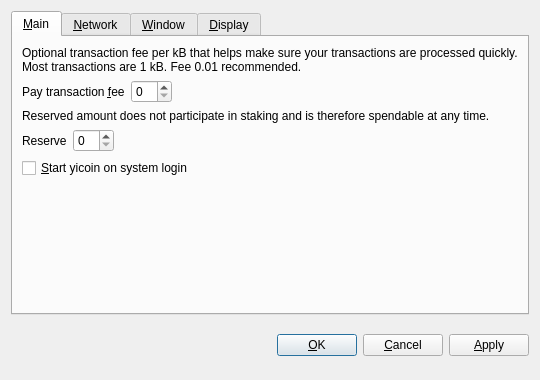
<?xml version="1.0" encoding="UTF-8"?>
<ui version="4.0">
 <class>OptionsDialog</class>
 <widget class="QDialog" name="OptionsDialog">
  <property name="geometry">
   <rect>
    <x>0</x>
    <y>0</y>
    <width>540</width>
    <height>380</height>
   </rect>
  </property>
  <property name="windowTitle">
   <string>Options</string>
  </property>
  <property name="modal">
   <bool>true</bool>
  </property>
  <layout class="QVBoxLayout" name="verticalLayout">
   <item>
    <widget class="QTabWidget" name="tabWidget">
     <property name="tabPosition">
      <enum>QTabWidget::North</enum>
     </property>
     <property name="currentIndex">
      <number>0</number>
     </property>
     <widget class="QWidget" name="tabMain">
      <attribute name="title">
       <string>&amp;Main</string>
      </attribute>
      <layout class="QVBoxLayout" name="verticalLayout_Main">
       <item>
        <widget class="QLabel" name="transactionFeeInfoLabel">
         <property name="text">
          <string>Optional transaction fee per kB that helps make sure your transactions are processed quickly. Most transactions are 1 kB. Fee 0.01 recommended.</string>
         </property>
         <property name="textFormat">
          <enum>Qt::PlainText</enum>
         </property>
         <property name="wordWrap">
          <bool>true</bool>
         </property>
        </widget>
       </item>
       <item>
        <layout class="QHBoxLayout" name="horizontalLayoutFee">
         <item>
          <widget class="QLabel" name="transactionFeeLabel">
           <property name="text">
            <string>Pay transaction &amp;fee</string>
           </property>
           <property name="textFormat">
            <enum>Qt::PlainText</enum>
           </property>
           <property name="buddy">
            <cstring>transactionFee</cstring>
           </property>
          </widget>
         </item>
         <item>
          <widget class="BitcoinAmountField" name="transactionFee"/>
         </item>
         <item>
          <spacer name="horizontalSpacerFee">
           <property name="orientation">
            <enum>Qt::Horizontal</enum>
           </property>
           <property name="sizeHint" stdset="0">
            <size>
             <width>40</width>
             <height>20</height>
            </size>
           </property>
          </spacer>
         </item>
        </layout>
       </item>
       <item>
        <widget class="QLabel" name="reserveBalanceInfoLabel">
         <property name="text">
          <string>Reserved amount does not participate in staking and is therefore spendable at any time.</string>
         </property>
         <property name="textFormat">
          <enum>Qt::PlainText</enum>
         </property>
         <property name="wordWrap">
          <bool>true</bool>
         </property>
        </widget>
       </item>
       <item>
        <layout class="QHBoxLayout" name="horizontalLayoutReserveBalance">
         <item>
          <widget class="QLabel" name="reserveBalanceLabel">
           <property name="text">
            <string>Reserve</string>
           </property>
           <property name="textFormat">
            <enum>Qt::PlainText</enum>
           </property>
           <property name="buddy">
            <cstring>reserveBalance</cstring>
           </property>
          </widget>
         </item>
         <item>
          <widget class="BitcoinAmountField" name="reserveBalance"/>
         </item>
         <item>
          <spacer name="horizontalSpacerReserveBalance">
           <property name="orientation">
            <enum>Qt::Horizontal</enum>
           </property>
           <property name="sizeHint" stdset="0">
            <size>
             <width>40</width>
             <height>20</height>
            </size>
           </property>
          </spacer>
         </item>
        </layout>
       </item>
       <item>
        <widget class="QCheckBox" name="bitcoinAtStartup">
         <property name="toolTip">
          <string>Automatically start yicoin after logging in to the system.</string>
         </property>
         <property name="text">
          <string>&amp;Start yicoin on system login</string>
         </property>
        </widget>
       </item>
       <item>
        <spacer name="verticalSpacer_Main">
         <property name="orientation">
          <enum>Qt::Vertical</enum>
         </property>
         <property name="sizeHint" stdset="0">
          <size>
           <width>20</width>
           <height>40</height>
          </size>
         </property>
        </spacer>
       </item>
      </layout>
     </widget>
     <widget class="QWidget" name="tabNetwork">
      <attribute name="title">
       <string>&amp;Network</string>
      </attribute>
      <layout class="QVBoxLayout" name="verticalLayout_Network">
       <item>
        <widget class="QCheckBox" name="mapPortUpnp">
         <property name="toolTip">
          <string>Automatically open the yicoin client port on the router. This only works when your router supports UPnP and it is enabled.</string>
         </property>
         <property name="text">
          <string>Map port using &amp;UPnP</string>
         </property>
        </widget>
       </item>
       <item>
        <widget class="QCheckBox" name="connectSocks">
         <property name="toolTip">
          <string>Connect to the yicoin network through a SOCKS5 proxy (e.g. when connecting through Tor).</string>
         </property>
         <property name="text">
          <string>&amp;Connect through SOCKS5 proxy:</string>
         </property>
        </widget>
       </item>
       <item>
        <layout class="QHBoxLayout" name="horizontalLayout_Network">
         <item>
          <widget class="QLabel" name="proxyIpLabel">
           <property name="text">
            <string>Proxy &amp;IP:</string>
           </property>
           <property name="textFormat">
            <enum>Qt::PlainText</enum>
           </property>
           <property name="buddy">
            <cstring>proxyIp</cstring>
           </property>
          </widget>
         </item>
         <item>
          <widget class="QValidatedLineEdit" name="proxyIp">
           <property name="maximumSize">
            <size>
             <width>140</width>
             <height>16777215</height>
            </size>
           </property>
           <property name="toolTip">
            <string>IP address of the proxy (e.g. 127.0.0.1)</string>
           </property>
          </widget>
         </item>
         <item>
          <widget class="QLabel" name="proxyPortLabel">
           <property name="text">
            <string>&amp;Port:</string>
           </property>
           <property name="textFormat">
            <enum>Qt::PlainText</enum>
           </property>
           <property name="buddy">
            <cstring>proxyPort</cstring>
           </property>
          </widget>
         </item>
         <item>
          <widget class="QLineEdit" name="proxyPort">
           <property name="maximumSize">
            <size>
             <width>55</width>
             <height>16777215</height>
            </size>
           </property>
           <property name="toolTip">
            <string>Port of the proxy (e.g. 9050)</string>
           </property>
          </widget>
         </item>
         <item>
          <spacer name="horizontalSpacer_Network">
           <property name="orientation">
            <enum>Qt::Horizontal</enum>
           </property>
           <property name="sizeHint" stdset="0">
            <size>
             <width>40</width>
             <height>20</height>
            </size>
           </property>
          </spacer>
         </item>
        </layout>
       </item>
       <item>
        <spacer name="verticalSpacer_Network">
         <property name="orientation">
          <enum>Qt::Vertical</enum>
         </property>
         <property name="sizeHint" stdset="0">
          <size>
           <width>20</width>
           <height>40</height>
          </size>
         </property>
        </spacer>
       </item>
      </layout>
     </widget>
     <widget class="QWidget" name="tabWindow">
      <attribute name="title">
       <string>&amp;Window</string>
      </attribute>
      <layout class="QVBoxLayout" name="verticalLayout_Window">
       <item>
        <widget class="QCheckBox" name="minimizeToTray">
         <property name="toolTip">
          <string>Show only a tray icon after minimizing the window.</string>
         </property>
         <property name="text">
          <string>&amp;Minimize to the tray instead of the taskbar</string>
         </property>
        </widget>
       </item>
       <item>
        <widget class="QCheckBox" name="minimizeOnClose">
         <property name="toolTip">
          <string>Minimize instead of exit the application when the window is closed. When this option is enabled, the application will be closed only after selecting Quit in the menu.</string>
         </property>
         <property name="text">
          <string>M&amp;inimize on close</string>
         </property>
        </widget>
       </item>
       <item>
        <spacer name="verticalSpacer_Window">
         <property name="orientation">
          <enum>Qt::Vertical</enum>
         </property>
         <property name="sizeHint" stdset="0">
          <size>
           <width>20</width>
           <height>40</height>
          </size>
         </property>
        </spacer>
       </item>
      </layout>
     </widget>
     <widget class="QWidget" name="tabDisplay">
      <attribute name="title">
       <string>&amp;Display</string>
      </attribute>
      <layout class="QVBoxLayout" name="verticalLayout_Display">
       <item>
        <layout class="QHBoxLayout" name="horizontalLayout_1_Display">
         <item>
          <widget class="QLabel" name="langLabel">
           <property name="text">
            <string>User Interface &amp;language:</string>
           </property>
           <property name="textFormat">
            <enum>Qt::PlainText</enum>
           </property>
           <property name="buddy">
            <cstring>lang</cstring>
           </property>
          </widget>
         </item>
         <item>
          <widget class="QValueComboBox" name="lang">
           <property name="toolTip">
            <string>The user interface language can be set here. This setting will take effect after restarting yicoin.</string>
           </property>
          </widget>
         </item>
        </layout>
       </item>
       <item>
        <layout class="QHBoxLayout" name="horizontalLayout_2_Display">
         <item>
          <widget class="QLabel" name="unitLabel">
           <property name="text">
            <string>&amp;Unit to show amounts in:</string>
           </property>
           <property name="textFormat">
            <enum>Qt::PlainText</enum>
           </property>
           <property name="buddy">
            <cstring>unit</cstring>
           </property>
          </widget>
         </item>
         <item>
          <widget class="QValueComboBox" name="unit">
           <property name="toolTip">
            <string>Choose the default subdivision unit to show in the interface and when sending coins.</string>
           </property>
          </widget>
         </item>
        </layout>
       </item>
       <item>
        <widget class="QCheckBox" name="coinControlFeatures">
         <property name="toolTip">
          <string>Whether to show coin control features or not.</string>
         </property>
         <property name="text">
          <string>Display coin &amp;control features (experts only!)</string>
         </property>
        </widget>
       </item>
       <item>
        <widget class="QCheckBox" name="minimizeCoinAge">
         <property name="toolTip">
          <string>Whether to select the coin outputs randomly or with minimal coin age.</string>
         </property>
         <property name="text">
          <string>Minimize weight consumption (experimental)</string>
         </property>
        </widget>
       </item>
       <item>
        <widget class="QCheckBox" name="useBlackTheme">
         <property name="text">
          <string>Use black visual theme (requires restart)</string>
         </property>
        </widget>
       </item>
       <item>
        <spacer name="verticalSpacer_Display">
         <property name="orientation">
          <enum>Qt::Vertical</enum>
         </property>
         <property name="sizeHint" stdset="0">
          <size>
           <width>20</width>
           <height>40</height>
          </size>
         </property>
        </spacer>
       </item>
      </layout>
     </widget>
    </widget>
   </item>
   <item>
    <layout class="QHBoxLayout" name="horizontalLayout_Buttons">
     <item>
      <spacer name="horizontalSpacer_1">
       <property name="orientation">
        <enum>Qt::Horizontal</enum>
       </property>
       <property name="sizeHint" stdset="0">
        <size>
         <width>40</width>
         <height>48</height>
        </size>
       </property>
      </spacer>
     </item>
     <item>
      <widget class="QLabel" name="statusLabel">
       <property name="font">
        <font>
         <weight>75</weight>
         <bold>true</bold>
        </font>
       </property>
       <property name="text">
        <string/>
       </property>
       <property name="textFormat">
        <enum>Qt::PlainText</enum>
       </property>
       <property name="wordWrap">
        <bool>true</bool>
       </property>
      </widget>
     </item>
     <item>
      <spacer name="horizontalSpacer_2">
       <property name="orientation">
        <enum>Qt::Horizontal</enum>
       </property>
       <property name="sizeHint" stdset="0">
        <size>
         <width>40</width>
         <height>48</height>
        </size>
       </property>
      </spacer>
     </item>
     <item>
      <widget class="QPushButton" name="okButton">
       <property name="text">
        <string>&amp;OK</string>
       </property>
      </widget>
     </item>
     <item>
      <widget class="QPushButton" name="cancelButton">
       <property name="text">
        <string>&amp;Cancel</string>
       </property>
       <property name="autoDefault">
        <bool>false</bool>
       </property>
      </widget>
     </item>
     <item>
      <widget class="QPushButton" name="applyButton">
       <property name="text">
        <string>&amp;Apply</string>
       </property>
       <property name="autoDefault">
        <bool>false</bool>
       </property>
      </widget>
     </item>
    </layout>
   </item>
  </layout>
 </widget>
 <customwidgets>
  <customwidget>
   <class>BitcoinAmountField</class>
   <extends>QSpinBox</extends>
   <header>bitcoinamountfield.h</header>
  </customwidget>
  <customwidget>
   <class>QValueComboBox</class>
   <extends>QComboBox</extends>
   <header>qvaluecombobox.h</header>
  </customwidget>
  <customwidget>
   <class>QValidatedLineEdit</class>
   <extends>QLineEdit</extends>
   <header>qvalidatedlineedit.h</header>
  </customwidget>
 </customwidgets>
 <resources/>
 <connections/>
</ui>
